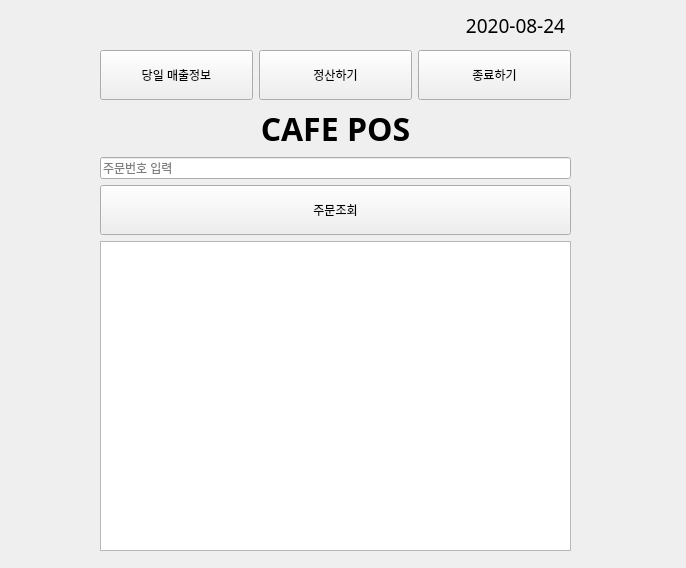
<?xml version="1.0" encoding="UTF-8"?>
<ui version="4.0">
 <class>Widget</class>
 <widget class="QWidget" name="Widget">
  <property name="geometry">
   <rect>
    <x>0</x>
    <y>0</y>
    <width>686</width>
    <height>568</height>
   </rect>
  </property>
  <property name="windowTitle">
   <string>Widget</string>
  </property>
  <widget class="QWidget" name="layoutWidget">
   <property name="geometry">
    <rect>
     <x>100</x>
     <y>50</y>
     <width>471</width>
     <height>501</height>
    </rect>
   </property>
   <layout class="QVBoxLayout" name="verticalLayout">
    <item>
     <layout class="QHBoxLayout" name="horizontalLayout">
      <item>
       <widget class="QPushButton" name="today_salesBtn">
        <property name="minimumSize">
         <size>
          <width>50</width>
          <height>50</height>
         </size>
        </property>
        <property name="text">
         <string>당일 매출정보</string>
        </property>
       </widget>
      </item>
      <item>
       <widget class="QPushButton" name="settleBtn">
        <property name="minimumSize">
         <size>
          <width>50</width>
          <height>50</height>
         </size>
        </property>
        <property name="text">
         <string>정산하기</string>
        </property>
       </widget>
      </item>
      <item>
       <widget class="QPushButton" name="exitBtn">
        <property name="minimumSize">
         <size>
          <width>50</width>
          <height>50</height>
         </size>
        </property>
        <property name="text">
         <string>종료하기</string>
        </property>
       </widget>
      </item>
     </layout>
    </item>
    <item>
     <widget class="QLabel" name="label">
      <property name="font">
       <font>
        <family>Agency FB</family>
        <pointsize>24</pointsize>
        <weight>75</weight>
        <bold>true</bold>
       </font>
      </property>
      <property name="layoutDirection">
       <enum>Qt::LeftToRight</enum>
      </property>
      <property name="text">
       <string>CAFE POS</string>
      </property>
      <property name="alignment">
       <set>Qt::AlignCenter</set>
      </property>
     </widget>
    </item>
    <item>
     <widget class="QLineEdit" name="order_numEdit">
      <property name="text">
       <string/>
      </property>
      <property name="placeholderText">
       <string>주문번호 입력</string>
      </property>
     </widget>
    </item>
    <item>
     <widget class="QPushButton" name="order_searchBtn">
      <property name="minimumSize">
       <size>
        <width>50</width>
        <height>50</height>
       </size>
      </property>
      <property name="text">
       <string>주문조회</string>
      </property>
     </widget>
    </item>
    <item>
     <widget class="QTableWidget" name="order_table"/>
    </item>
   </layout>
  </widget>
  <widget class="QLabel" name="date">
   <property name="geometry">
    <rect>
     <x>460</x>
     <y>10</y>
     <width>111</width>
     <height>31</height>
    </rect>
   </property>
   <property name="font">
    <font>
     <family>Agency FB</family>
     <pointsize>14</pointsize>
    </font>
   </property>
   <property name="text">
    <string>2020-08-24</string>
   </property>
   <property name="alignment">
    <set>Qt::AlignCenter</set>
   </property>
  </widget>
 </widget>
 <resources/>
 <connections/>
</ui>
